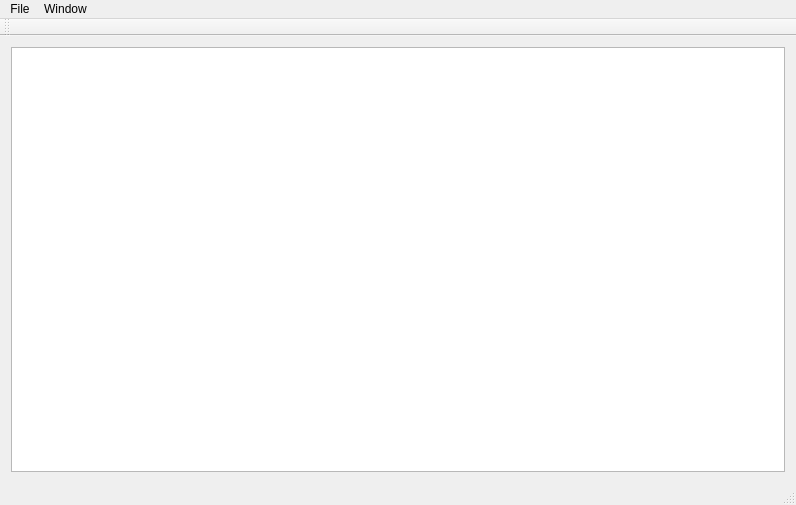
<?xml version="1.0" encoding="UTF-8"?>
<ui version="4.0">
 <class>MainWindow</class>
 <widget class="QMainWindow" name="MainWindow">
  <property name="geometry">
   <rect>
    <x>0</x>
    <y>0</y>
    <width>796</width>
    <height>505</height>
   </rect>
  </property>
  <property name="windowTitle">
   <string>Dwarf  Explorer - df.global</string>
  </property>
  <widget class="QWidget" name="centralWidget">
   <layout class="QHBoxLayout" name="horizontalLayout">
    <item>
     <widget class="QTreeView" name="treeView">
      <property name="minimumSize">
       <size>
        <width>100</width>
        <height>100</height>
       </size>
      </property>
      <property name="indentation">
       <number>25</number>
      </property>
      <attribute name="headerDefaultSectionSize">
       <number>120</number>
      </attribute>
      <attribute name="headerMinimumSectionSize">
       <number>40</number>
      </attribute>
     </widget>
    </item>
   </layout>
  </widget>
  <widget class="QMenuBar" name="menuBar">
   <property name="geometry">
    <rect>
     <x>0</x>
     <y>0</y>
     <width>796</width>
     <height>25</height>
    </rect>
   </property>
   <widget class="QMenu" name="menuFile">
    <property name="title">
     <string>File</string>
    </property>
    <addaction name="actionExit"/>
   </widget>
   <widget class="QMenu" name="menuWindow">
    <property name="title">
     <string>Window</string>
    </property>
    <addaction name="actionOpen_in_new_window"/>
   </widget>
   <addaction name="menuFile"/>
   <addaction name="menuWindow"/>
  </widget>
  <widget class="QToolBar" name="mainToolBar">
   <attribute name="toolBarArea">
    <enum>TopToolBarArea</enum>
   </attribute>
   <attribute name="toolBarBreak">
    <bool>false</bool>
   </attribute>
  </widget>
  <widget class="QStatusBar" name="statusBar"/>
  <action name="actionExit">
   <property name="text">
    <string>Exit</string>
   </property>
  </action>
  <action name="actionOpen_in_new_window">
   <property name="text">
    <string>Open in new window</string>
   </property>
  </action>
 </widget>
 <layoutdefault spacing="6" margin="11"/>
 <resources/>
 <connections/>
</ui>
